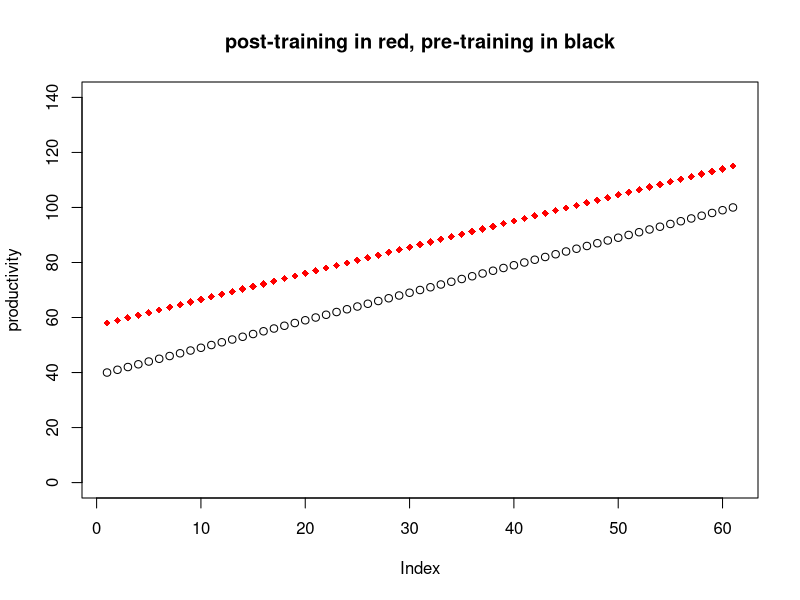

Write the R code that produced this figure.
# James Cutler
# WK 1 homework Zhang 

# ALSM 1.11, 1.12, 1.29, 1.30

### 1.11
## The regression function relating production output by an employee after taking
# a training program (Y) to the production output before the training program (X)
# is E{Y} = 20 + .95X, where X ranges from 40 to 100. An observer concludes that
# the training program does not raise production output on average because beta1
# is not greather than 1.0. Comment.
X = 40:100
Y = 20 + .95*X
plot(X, ylim = c(0,140), main = "post-training in red, pre-training in black",
     ylab = "productivity")
points(Y, col = "red", pch = 18)

## Based on the above plot, I would say that the training did work, because the 
# production is in fact higher. It's not really surprising that the improvement 
# would be increasingly smaller as one's prior production increases. Nonetheless, 
# the training appears to have been a success.



### 1.12
## In a study of the relationship for senior citizens between physical activity 
# and frequency of colds, participants were asked to monitor their weekly time 
# spent in exercise over a 5-year period and the frequency of colds. The study
# demonstrated a negative statistical relation exists between time spent in
# exercise and frequency of colds. The investigator conlcuded that increasing
# time spent in exercise is an effective strategy for reducing the frequency of
# colds for senior citizens. 

## a) This was observational data.

## b) The conclusion inferred a causal relationship between exercise and colds 
# (that exercise prevents colds); since this was an observational study, their
# are high standards to meet before expressing confidence about causality. 
# Experimental, rather than observational, data would better establish causality.

## c) 
# 1) Could it be that a hormone or some other genetically-determined factor
# both predisposes one to be more active and to have a healthier immune system
# (and thus less prone to getting colds).
# 2) Could it be that a larger portion of the participants who both exercized 
# more and got colds less were experiencing those two phenomena because they
# lived in warmer climates? The study design says nothing about where the 
# participants came from. If participants were recruited from many different
# places in the country, then perhaps warmer climate could explain higher
# exercise rates and lower infection rates (people are not cloistered indoors
# as often in warmer climates). 

## d) Randomly assign half of participants to a high-exercise group, and the 
# other half to a low-exercise group, and see if there is any association 
# between exercise and colds. Or create low-, medium-, and high-exercise groups.



### 1.29
## Model (1.1): Yi = beta0 + beta1*Xi + Ei
# This model is simple, linear in the parameters, and linear in the predictor
# variable:
# simple: only on predictor variable.
# linear parameters: no parameter appears as an exponent or is multipled/divided
# by another parameter.
# linear predictor variable: this variable appears only in the first power.

## Refer to regression model (1.1). Assume that X = 0 is within the scope of the
# model. What is the implication for the regression function if beta0 = 0 so
# that the model is Yi = beta1*Xi + Ei? How would the regression function plot
# on a graph? 

## I think the plot would have a straight line originating at 0,0, because that
# is what the Y intercept would be. 



### 1.30
## Refer to regression model (1.1). What is the implication for the regression 
# function if beta1 = 0 so that the model is Yi = beta0 + Ei?

## I think the function would be a horizontal line since the slope is zero, and
# that would mean that the predictor variable doesn't affect the dependent 
# variable in any visible way. 



